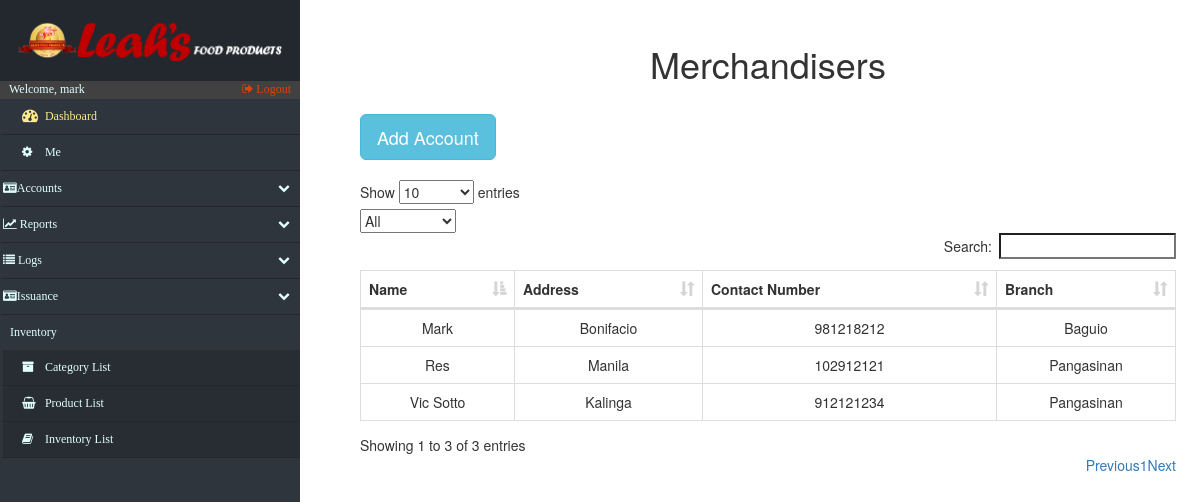
Page /SecondLevel/accounts_Merchandiser.php (signed in) on the earlier database version.
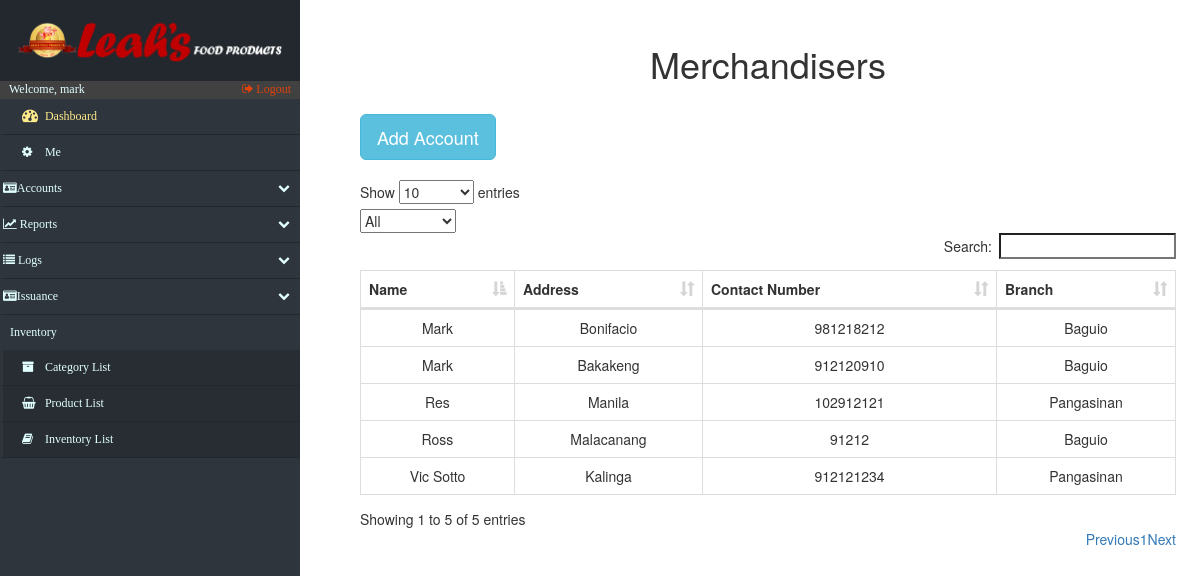
Same page on the later database version.
### tables this page shows
CREATE TABLE `merchandiser` (
  `m_id` int(15) NOT NULL,
  `m_name` varchar(25) NOT NULL,
  `m_contact_number` int(15) NOT NULL,
  `m_address` varchar(50) NOT NULL,
  `m_branch` varchar(10) NOT NULL
);

### SecondLevel/accounts_Merchandiser.php (the view, shortened to what this page needs)
<!DOCTYPE html>
<html lang="en">
<head>
    <?php include('fragments/config.php') ?>
    <link rel="stylesheet" href="https://maxcdn.bootstrapcdn.com/bootstrap/3.3.7/css/bootstrap.min.css">
    <link href="src/css/datatables.css" rel="stylesheet">
    <link href="//maxcdn.bootstrapcdn.com/font-awesome/4.2.0/css/font-awesome.min.css" rel="stylesheet">
    <link href="src/css/sidebar.css" rel="stylesheet">
    <link href="src/css/custom.css" rel="stylesheet">
</head>
<body>
    <div class="nav-side-menu">
        <div class="brand">
            <div class="brandtext"></div>
        </div>
        <div class="user_info">
            <span>Welcome, <?php
                echo $_SESSION['username'];
                ?>
            </span>
            <a href="fragments/logout.php">
                <i class="fa fa-sign-out" aria-hidden="true"></i> Logout
            </a>
        </div>
        <div class="menu-list">
            <ul id="menu-content" class="menu-content collapse out">
                <li>
                    <a id="dashboard_txt" href="index.php">
                        <i class="fa fa-dashboard fa-lg"></i> Dashboard
                    </a>
                </li>
                 <li><a href="settings.php"><i class="fa fa-cog"></i> Me</a></li>
                <li data-toggle="collapse" data-target="#accounts" class="collapsed">
                    <i class="fa fa-id-card" aria-hidden="true"></i>Accounts <span class="arrow"></span>
                </li>
                <li data-toggle="collapse" data-target="#reports" class="collapsed">
                    <i class="fa fa-line-chart" aria-hidden="true"></i> Reports <span class="arrow"></span>
                </li>
                <li data-toggle="collapse" data-target="#issue" class="collapsed">
                    <i class="fa fa-list" aria-hidden="true"></i> Logs <span class="arrow"></span>
                </li>
                 <li data-toggle="collapse" data-target="#issuance" class="collapsed">
                    <i class="fa fa-id-card" aria-hidden="true"></i>Issuance<span class="arrow"></span>
                </li>
                <div class="sub-menu_nct">
                    <span class="sub-menu">Inventory
                    </span>
                </div>
                <li class="sub-menu_nc">
                    <a class="sub-menu_nc" href="categories.php">
                        <i class="fa fa-archive"> </i> Category List
                    </a>
                </li>
                <li class="sub-menu_nc">
                    <a class="sub-menu_nc" href="products.php">
                        <i class="fa fa-shopping-basket"> </i> Product List
                    </a>
                </li>
                <li class="sub-menu_nc">
                    <a href="inventory.php">
                        <i class="fa fa-book"> </i> Inventory List
                    </a>
                </li>
            </ul>
        </div>
    </div>
    <div id="page-content-wrapper">
        <div class="containers">
            <table class="table table-striped table-bordered">
                <h1 align="center">Merchandisers</h1>
            </table>
            <?php
							$retrieve = ("SELECT * FROM merchandiser ");
							$results = mysqli_query($db, $retrieve);
						?>
                <table class="table table-striped table-bordered">
                    <button type="button" class="btn btn-info btn-lg" data-toggle="modal" data-target="#myModal">Add Account</button>
                </table>
                <div id="mainContainer">
                <table id="datatables" class="table table-hover table-bordered dataTable" cellspacing="0" width="100%" role="grid" aria-describedby="myTable_info" style="width: 100%;">
                    <thead>
                        <tr>
                            <th>Name</th>
                            <th>Address</th>
                            <th>Contact Number</th>
							<th>Branch</th>
                        </tr>
                    </thead>
                    <tbody>
                        <?php
							foreach ($results as $data):
						?>
                            <tr>
                                <td data-title="user_name">
                                    <?php echo $data["m_name"]; ?>
                                </td>
                                <td data-title="mail">
                                    <?php echo $data["m_address"]; ?>
                                </td>
                                <td data-title="cno">
                                    <?php echo $data["m_contact_number"]; ?>
                                </td>
								 <td data-title="branch">
                                    <?php echo $data["m_branch"]; ?>
                                </td>
                            </tr>
                            <?php
							endforeach;
						?>
                    </tbody>
                </table>
        </div>
    </div>
    </div>
</body>
</html>

Differences in the rows shown:
added merchandiser: m_name "Ross", m_address "Malacanang", m_contact_number "91212", m_branch "Baguio"
added merchandiser: m_name "Mark", m_address "Bakakeng", m_contact_number "912120910", m_branch "Baguio"
Other differences:
text written by a page script: "Show entries Search: Showing 1 to 3 of 3 entries Previous 1 Next" → "Show entries Search: Showing 1 to 5 of 5 entries Previous 1 Next"
